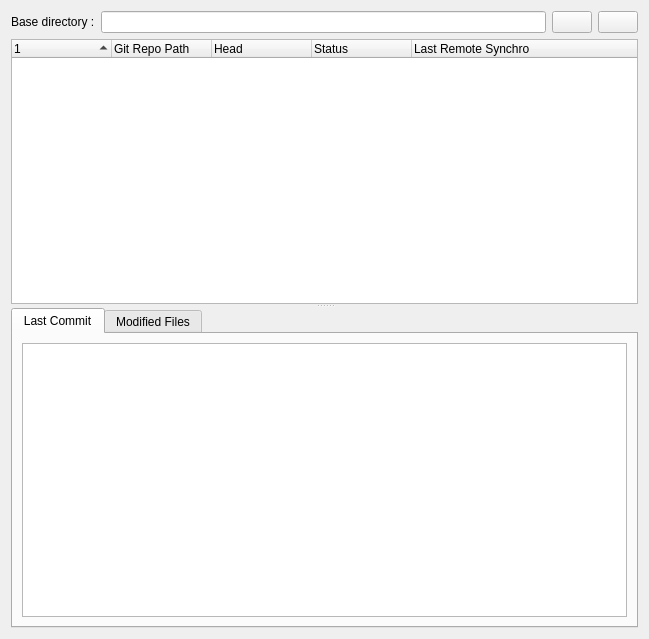
<?xml version="1.0" encoding="UTF-8"?>
<ui version="4.0">
 <class>MultigitWidget</class>
 <widget class="QWidget" name="MultigitWidget">
  <property name="geometry">
   <rect>
    <x>0</x>
    <y>0</y>
    <width>649</width>
    <height>639</height>
   </rect>
  </property>
  <property name="windowTitle">
   <string>Form</string>
  </property>
  <layout class="QVBoxLayout" name="verticalLayout_2">
   <item>
    <widget class="QSplitter" name="splitter">
     <property name="orientation">
      <enum>Qt::Orientation::Vertical</enum>
     </property>
     <widget class="QWidget" name="layoutWidget">
      <layout class="QVBoxLayout" name="verticalLayout">
       <item>
        <layout class="QHBoxLayout" name="horizontalLayout">
         <item>
          <widget class="QLabel" name="label">
           <property name="text">
            <string>Base directory :</string>
           </property>
          </widget>
         </item>
         <item>
          <widget class="QLineEdit" name="lineEditBaseDir">
           <property name="readOnly">
            <bool>true</bool>
           </property>
          </widget>
         </item>
         <item>
          <widget class="MgButtonHistory" name="buttonHistoryBaseDir">
           <property name="toolTip">
            <string>Open recent base directory</string>
           </property>
           <property name="text">
            <string/>
           </property>
           <property name="icon">
            <iconset resource="../../images/multigit_resources.qrc">
             <normaloff>:/img/icons8-history-64.png</normaloff>:/img/icons8-history-64.png</iconset>
           </property>
          </widget>
         </item>
         <item>
          <widget class="QPushButton" name="buttonOpenBaseDir">
           <property name="toolTip">
            <string>Open base directory</string>
           </property>
           <property name="text">
            <string/>
           </property>
           <property name="icon">
            <iconset resource="../../images/multigit_resources.qrc">
             <normaloff>:/img/icons8-open-folder-64.png</normaloff>:/img/icons8-open-folder-64.png</iconset>
           </property>
          </widget>
         </item>
        </layout>
       </item>
       <item>
        <widget class="MgRepoTree" name="repoTree">
         <property name="lineWidth">
          <number>3</number>
         </property>
         <property name="midLineWidth">
          <number>4</number>
         </property>
         <property name="alternatingRowColors">
          <bool>true</bool>
         </property>
         <property name="selectionMode">
          <enum>QAbstractItemView::SelectionMode::ExtendedSelection</enum>
         </property>
         <property name="rootIsDecorated">
          <bool>false</bool>
         </property>
         <property name="uniformRowHeights">
          <bool>true</bool>
         </property>
         <property name="itemsExpandable">
          <bool>false</bool>
         </property>
         <property name="sortingEnabled">
          <bool>true</bool>
         </property>
         <property name="allColumnsShowFocus">
          <bool>true</bool>
         </property>
         <column>
          <property name="text">
           <string/>
          </property>
         </column>
         <column>
          <property name="text">
           <string>Git Repo Path</string>
          </property>
         </column>
         <column>
          <property name="text">
           <string>Head</string>
          </property>
         </column>
         <column>
          <property name="text">
           <string>Status</string>
          </property>
         </column>
         <column>
          <property name="text">
           <string>Last Remote Synchro</string>
          </property>
         </column>
        </widget>
       </item>
      </layout>
     </widget>
     <widget class="QTabWidget" name="tabWidget">
      <property name="currentIndex">
       <number>0</number>
      </property>
      <widget class="QWidget" name="tabLastCommit">
       <attribute name="title">
        <string>Last Commit</string>
       </attribute>
       <layout class="QHBoxLayout" name="horizontalLayout_3">
        <item>
         <widget class="QTextEdit" name="textEditCommit">
          <property name="readOnly">
           <bool>true</bool>
          </property>
         </widget>
        </item>
       </layout>
      </widget>
      <widget class="QWidget" name="tabModifiedFiles">
       <attribute name="title">
        <string>Modified Files</string>
       </attribute>
       <layout class="QHBoxLayout" name="horizontalLayout_4">
        <item>
         <widget class="QTextEdit" name="textEditModFiles">
          <property name="font">
           <font>
            <family>Courier New</family>
           </font>
          </property>
          <property name="readOnly">
           <bool>true</bool>
          </property>
          <property name="html">
           <string>&lt;!DOCTYPE HTML PUBLIC &quot;-//W3C//DTD HTML 4.0//EN&quot; &quot;http://www.w3.org/TR/REC-html40/strict.dtd&quot;&gt;
&lt;html&gt;&lt;head&gt;&lt;meta name=&quot;qrichtext&quot; content=&quot;1&quot; /&gt;&lt;meta charset=&quot;utf-8&quot; /&gt;&lt;style type=&quot;text/css&quot;&gt;
p, li { white-space: pre-wrap; }
hr { height: 1px; border-width: 0; }
li.unchecked::marker { content: &quot;\2610&quot;; }
li.checked::marker { content: &quot;\2612&quot;; }
&lt;/style&gt;&lt;/head&gt;&lt;body style=&quot; font-family:'Courier New'; font-size:9pt; font-weight:400; font-style:normal;&quot;&gt;
&lt;p style=&quot; margin-top:0px; margin-bottom:0px; margin-left:0px; margin-right:0px; -qt-block-indent:0; text-indent:0px;&quot;&gt;&lt;span style=&quot; font-family:'MS Shell Dlg 2'; font-size:8pt; color:#0000ff;&quot;&gt;@@ this is a description @@&lt;/span&gt;&lt;span style=&quot; font-family:'MS Shell Dlg 2'; font-size:8pt;&quot;&gt; bla bla bla&lt;br /&gt;this line is plain&lt;br /&gt;&lt;/span&gt;&lt;span style=&quot; font-family:'MS Shell Dlg 2'; font-size:8pt; color:#aa0000;&quot;&gt;- this line is removed&lt;/span&gt;&lt;span style=&quot; font-family:'MS Shell Dlg 2'; font-size:8pt;&quot;&gt;&lt;br /&gt;&lt;/span&gt;&lt;span style=&quot; font-family:'MS Shell Dlg 2'; font-size:8pt; color:#00aa00;&quot;&gt;+ this line is added&lt;/span&gt;&lt;span style=&quot; font-family:'MS Shell Dlg 2'; font-size:8pt;&quot;&gt;&lt;br /&gt;&lt;br /&gt;&lt;/span&gt;&lt;/p&gt;&lt;/body&gt;&lt;/html&gt;</string>
          </property>
         </widget>
        </item>
       </layout>
      </widget>
     </widget>
    </widget>
   </item>
  </layout>
 </widget>
 <customwidgets>
  <customwidget>
   <class>MgButtonHistory</class>
   <extends>QPushButton</extends>
   <header>src.mg_button_history</header>
  </customwidget>
  <customwidget>
   <class>MgRepoTree</class>
   <extends>QTreeWidget</extends>
   <header>src.mg_repo_tree</header>
  </customwidget>
 </customwidgets>
 <tabstops>
  <tabstop>lineEditBaseDir</tabstop>
  <tabstop>buttonHistoryBaseDir</tabstop>
  <tabstop>buttonOpenBaseDir</tabstop>
  <tabstop>repoTree</tabstop>
  <tabstop>tabWidget</tabstop>
  <tabstop>textEditCommit</tabstop>
  <tabstop>textEditModFiles</tabstop>
 </tabstops>
 <resources>
  <include location="../../images/multigit_resources.qrc"/>
 </resources>
 <connections/>
</ui>
